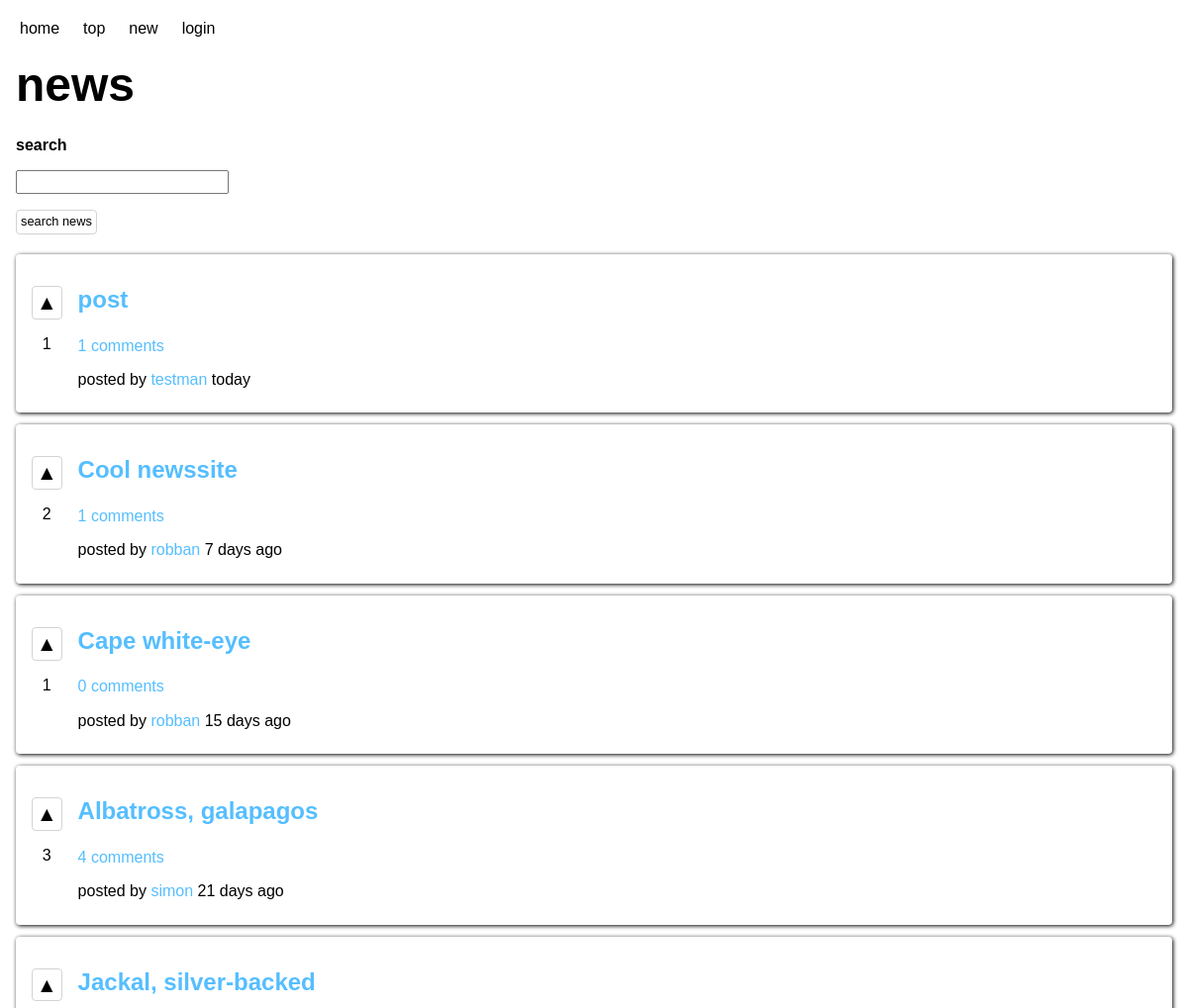
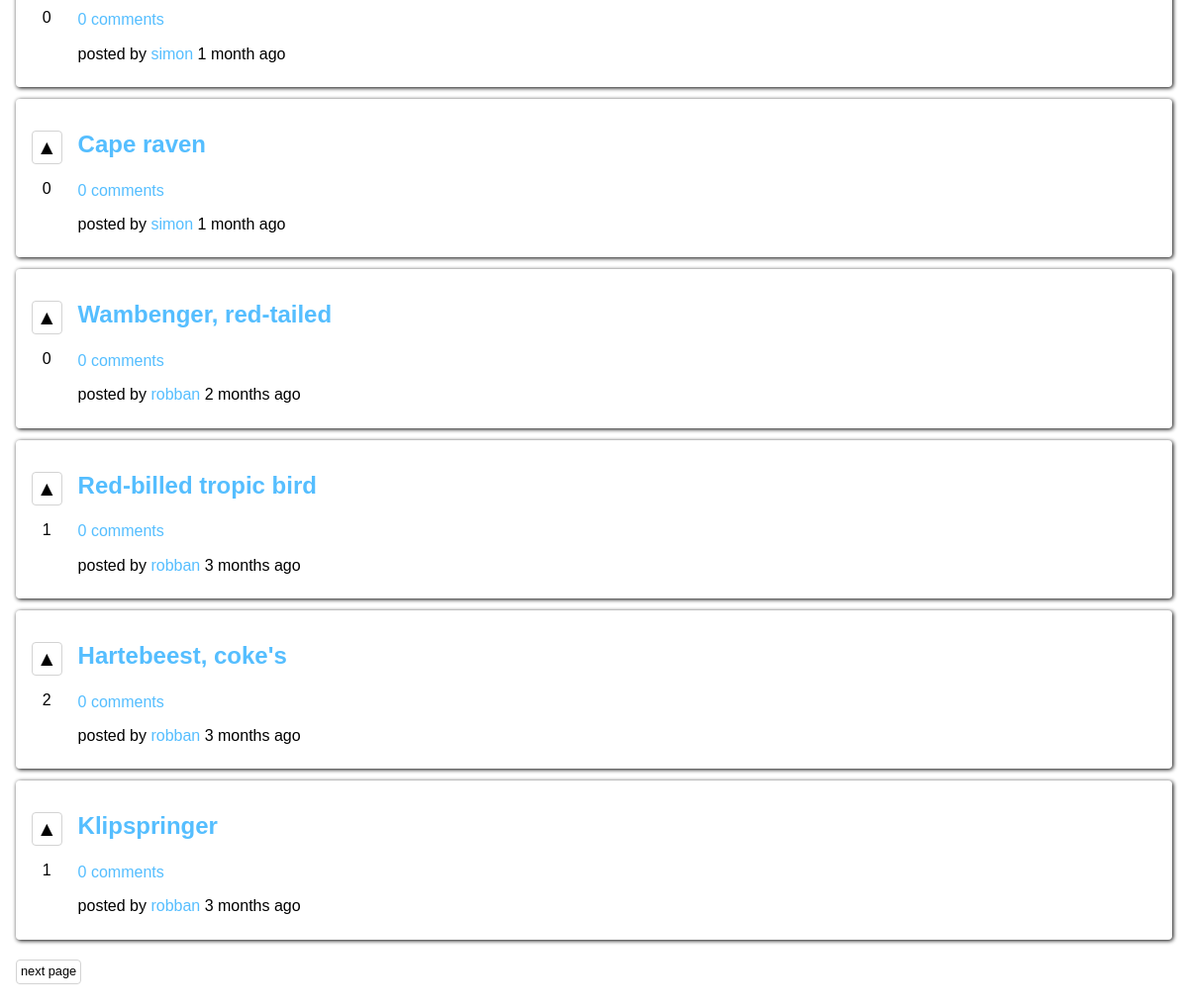
Before: / with the older database file (2 pictures, top to bottom).
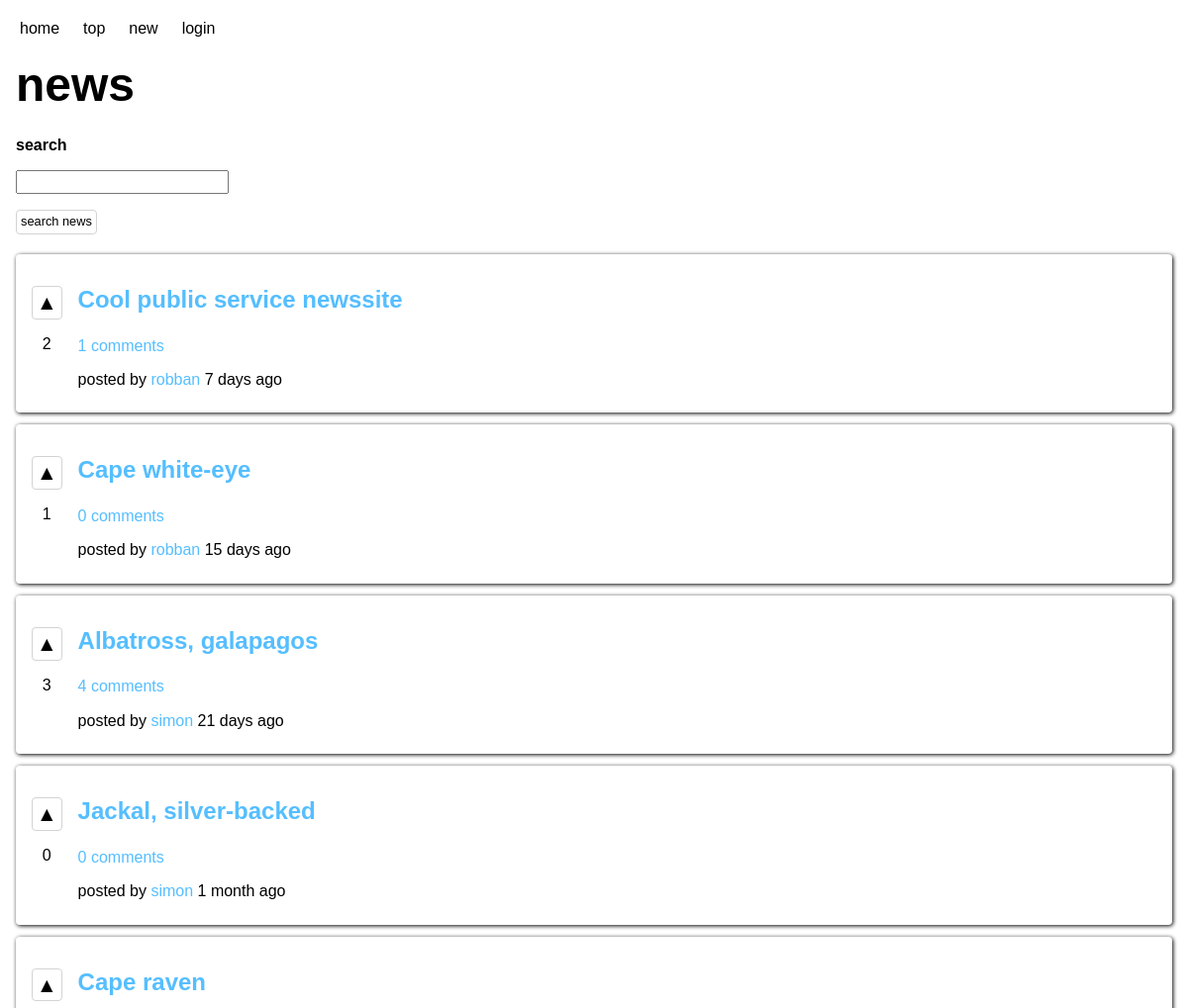
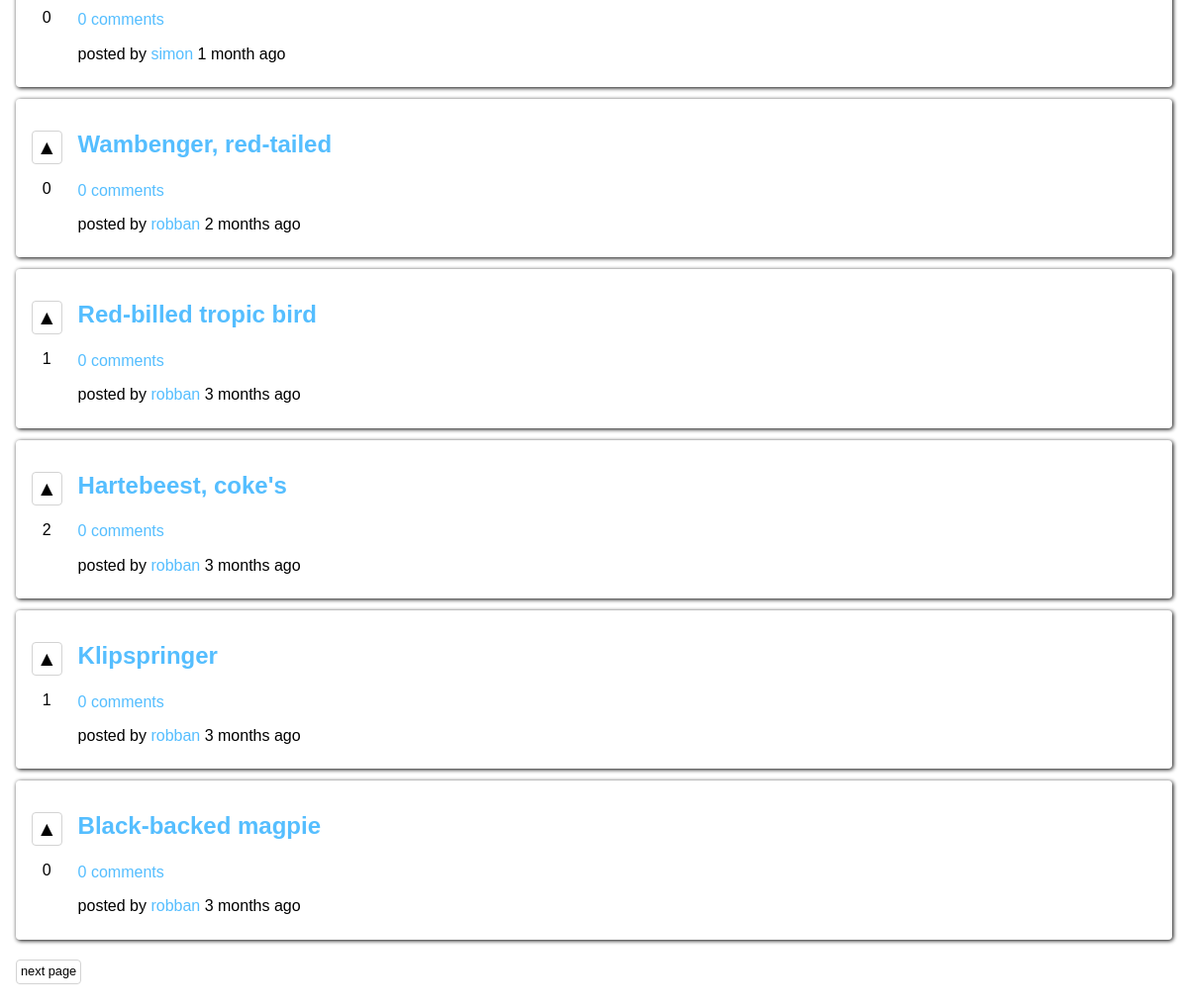
After: the same page with the newer database file (2 pictures, top to bottom).
### tables this page shows
CREATE TABLE posts (
	id INTEGER NOT NULL PRIMARY KEY AUTOINCREMENT UNIQUE,
	user_id INTEGER NOT NULL,
	title VARCHAR NOT NULL,
	description VARCHAR NOT NULL,
	url VARCHAR NOT NULL,
	creation_time DATETIME NOT NULL
);

CREATE TABLE users (
	id INTEGER NOT NULL PRIMARY KEY AUTOINCREMENT UNIQUE,
	user_name VARCHAR NOT NULL UNIQUE,
	email VARCHAR NOT NULL UNIQUE,
	password VARCHAR NOT NULL,
	bio VARCHAR,
	image_url VARCHAR
);

### app/functions.php (called while the page is built, shortened)
<?php
function userLoggedIn(): bool
{
    return false;
}
function getAge(string $birth): string
{
    $today = new DateTime();
    $birth = new DateTime($birth);
    $interval = $today->diff($birth);
    if ($interval->m === 1) {
        return $interval->m . " month ago";
    } else if ($interval->m > 0) {
        return $interval->m . " months ago";
    }
    if ($interval->m === 0 && $interval->days === 1) {
        return $interval->days . " day ago";
    } elseif ($interval->m === 0 && $interval->days > 0) {
        return $interval->days . " days ago";
    }
    return "today";
}
function fetchPoster(int $id, PDO $db): ?string
{
    $stmnt = $db->prepare("SELECT user_name FROM users WHERE id = :id;");
    $stmnt->bindParam(":id", $id, PDO::PARAM_INT);
    $stmnt->execute();
    $result = $stmnt->fetch(PDO::FETCH_ASSOC);
    return $result['user_name'];
}
function fetchPosts(int $page, PDO $db, bool $orderByUpvotes = false): array
{
    $offset = 0;
    $sql = "";
    $numberOfPosts = fetchTotalNumberOfPosts($db);
    for ($i = 0; $i < $page; $i++) {
        $offset += 10;
        if ($offset >= $numberOfPosts) {
            $offset = $numberOfPosts - 10;
        }
    }
    if ($orderByUpvotes) {
        $sql = "SELECT
        p.*,
        COALESCE(v.upvote_count, 0) AS upvotes,
        COALESCE(c.comment_count, 0) AS comments
        FROM posts p
        LEFT OUTER JOIN (
            SELECT post_id, COUNT(post_id) AS upvote_count
            FROM upvotes
            GROUP BY post_id
        ) v
        ON p.id = v.post_id
        LEFT OUTER JOIN (
            SELECT post_id, COUNT(post_id) AS comment_count
            FROM COMMENTS
            GROUP BY post_id
        ) c
        ON p.id = c.post_id
        ORDER BY upvotes DESC, p.creation_time DESC
        LIMIT 10 OFFSET :offset;";
    } else {
        $sql = "SELECT
        p.*,
        COALESCE(v.upvote_count, 0) AS upvotes,
        COALESCE(c.comment_count, 0) AS comments
        FROM posts p
        LEFT OUTER JOIN (
            SELECT post_id, COUNT(post_id) AS upvote_count
            FROM upvotes
            GROUP BY post_id
        ) v
        ON p.id = v.post_id
        LEFT OUTER JOIN (
            SELECT post_id, COUNT(post_id) AS comment_count
            FROM COMMENTS
            GROUP BY post_id
        ) c
        ON p.id = c.post_id
        ORDER BY p.creation_time DESC
        LIMIT 10 OFFSET :offset;";
    }
    $stmnt = $db->prepare($sql);
    $stmnt->bindParam(":offset", $offset, PDO::PARAM_INT);
    $stmnt->execute();
    $result = $stmnt->fetchAll(PDO::FETCH_ASSOC);
    return $result;
}
function fetchTotalNumberOfPosts(PDO $db): int
{
    $stmnt = $db->query("SELECT COUNT(id) as 'number-of-posts' FROM posts");
    $stmnt->execute();
    $result = $stmnt->fetch(PDO::FETCH_ASSOC);
    return (int)$result['number-of-posts'];
}

### index.php (the view, shortened to what this page needs)
<?php
require __DIR__ . '/app/autoload.php';
require __DIR__ . '/views/header.php';
if (isset($_GET['page'])) {
    $page = (int)filter_var($_GET['page'], FILTER_SANITIZE_NUMBER_INT);
} else {
    $page = 0;
}
if (isset($_GET['order_by'])) {
    $order = filter_var($_GET['order_by'], FILTER_SANITIZE_STRING);
    if ($order === 'new') {
        $posts = fetchPosts($page, $db);
    } elseif ($order === 'top') {
        $posts = fetchPosts($page, $db, true);
    } else {
        header('location: /');
        exit;
    }
}
?>
<header>
    <h1>news</h1>
</header>
<main>
    <section class="search-field">
        <form action="/view.php" method="get">
            <label for="query">search</label>
            <input type="text" name="query" id="query" required>
            <button type="submit">search news</button>
        </form>
    </section>
    <section class="posts">
        <?php foreach ($posts as $post) : ?>
            <article class="post">
                <div class="votes">
                    <?php if (userLoggedIn() && userUpvote($_SESSION['user']['id'], $post['id'], $db)) : ?>
                        <button class="vote active" data-post="<?= $post['id'] ?>">▲</button>
                    <?php elseif (userLoggedIn() && !userUpvote($_SESSION['user']['id'], $post['id'], $db)) : ?>
                        <button class="vote" data-post="<?= $post['id'] ?>">▲</button>
                    <?php else : ?>
                        <button class="vote">▲</button>
                    <?php endif; ?>
                    <p class="upvotes"><?= $post['upvotes'] ?></p>
                </div>
                <div class="content">
                    <a href="<?= $post['url'] ?>">
                        <h2><?= $post['title'] ?></h2>
                    </a>
                    <a class="view" href="/view.php?view=post&post_id=<?= $post['id'] ?>">
                        <?= $post['comments'] ?> comments
                    </a>
                    <p> posted by
                        <a href="/view.php?view=profile&user_id=<?= $post['user_id'] ?>">
                            <?= fetchPoster($post['user_id'], $db) ?>
                        </a>
                        <?= getAge($post['creation_time']) ?>
                    </p>
                </div>
            </article>
        <?php endforeach; ?>
    </section>
    <?php if (sizeof($posts) === 10) : ?>
        <a class="button" href="index.php?page=<?= $page + 1 ?>&order_by=<?= $order ?>">next page</a>
    <?php endif; ?>
</main>
<?php
require __DIR__ . '/views/footer.php';
?>

### views/header.php (shortened to what this page needs)
<!DOCTYPE html>
<html lang="en">
<head>
    <link rel="stylesheet" href="../assets/css/moder-normalize.css">
    <link rel="stylesheet" href="../assets/css/style.css">
</head>
<body>
    <?php require __DIR__ . '/navigation.php' ?>

### views/navigation.php
<nav>
    <ul>
        <li class="nav-item"><a href="/index.php">home</a></li>
        <li class="nav-item"><a href="/index.php?order_by=top">top</a></li>
        <li class="nav-item"><a href="/index.php?order_by=new">new</a></li>
        <?php if (userLoggedIn()) : ?>
            <li class="nav-item"><a href="/profile.php"><?= $_SESSION['user']['user_name'] ?></a></li>
        <?php else : ?>
            <li class="nav-item"><a href="/login.php">login</a></li>
        <?php endif; ?>
    </ul>
</nav>

### views/footer.php (shortened to what this page needs)
</body>

### assets/css/style.css (style rules this page uses)
:root { --blue: rgb(85, 190, 255); --orange: coral; }
body { margin: 16px; font-family: sans-serif; }
form { width: fit-content; display: flex; flex-direction: column; }
form * { margin: 8px 0px; }
a { text-decoration: none; color: rgb(85, 190, 255); }
header { margin: 8px 0px; }
h1 { font-size: 3rem; margin-top: 8px; margin-bottom: 16px; }
label { font-weight: bold; }
nav { margin: 8px 0px 16px 0px; }
nav a { color: black; }
nav ul { margin: 0; padding: 0; list-style-type: none; display: flex; }
li.nav-item { padding: 4px; margin: 0px 8px; transition: transform 0.1s ease-in-out; border-radius: 4px; }
li.nav-item:first-child { margin-left: 0; }
button, .button { color: black; display: inline-block; width: fit-content; height: fit-content; font-size: 0.8rem; padding: 4px; margin: 8px 8px 8px 0px; background-color: rgba(0, 0, 0, 0); border-radius: 4px; border: 0.5px lightgray solid; cursor: pointer; transition: all 0.1s ease-in-out; }
article.post * { margin: 8px 0px; }
article.post { cursor: pointer; margin: 12px 0px; padding: 16px; border-radius: 4px; box-shadow: 1px 1px 4px; display: flex; justify-content: flex-start; transition: all 0.1s ease-in-out; }
div.votes { width: fit-content; height: fit-content; margin-left: 0px; margin-right: 8px; display: flex; flex-direction: column; justify-content: space-between; align-items: center; }
div.content { margin: 0px 8px; display: flex; flex-direction: column; justify-content: center; }
button.vote { font-size: 1.3rem; }

Changed rows visible on the page:
removed posts: upvotes "1", title "post", comments "1", user.user_name "testman", creation_time "today"
changed posts: title "Cool newssite" → "Cool public service newssite"
now on this page (row unchanged): posts: upvotes "0", title "Black-backed magpie", comments "0", user.user_name "robban", creation_time "3 months ago"
